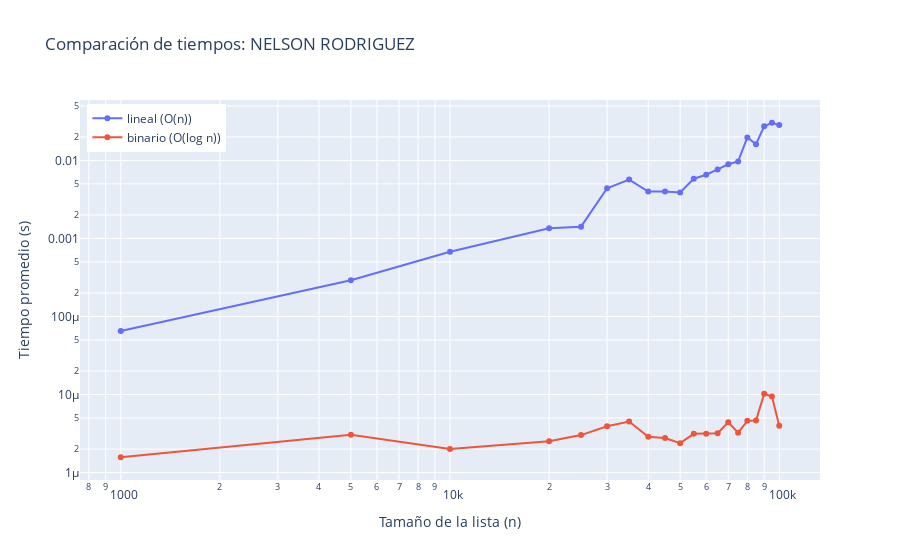

The cell this chart's notebook holds for it:
### Code cell
import plotly.graph_objs as go 
# Datos de ejemplo obtenidos de la celda anterior (ajusta si tienes otros valores):
sizes2 = [1000, 5000, 10000, 20000, 25000, 30000, 35000, 40000, 45000, 50000, 55000, 60000, 65000, 70000, 75000, 80000, 85000, 90000, 95000, 100000 ]#sizes = [1_000, 5_000, 10_000, 20_000]
mean_bub = []
mean_timsort = []
for n in sizes2:
    data = sorted(rand_List(n, unique=True))
    print(f"\nLista ordenada de {n} elementos")
    target = data[-1]  # peor caso aprox. para lineal
    mean_lin, s_lin = timeit(Linear_search, data, target, repeat=20)
    mean_bin, s_bin = timeit(binary_search, data, target, repeat=20)
    mean_bub.append(mean_lin)
    mean_timsort.append(mean_bin)

fig = go.Figure()
fig.add_trace(go.Scatter(x=sizes2, y=mean_bub, mode='lines+markers', name='lineal (O(n))'))
fig.add_trace(go.Scatter(x=sizes2, y=mean_timsort, mode='lines+markers', name='binario (O(log n))'))
fig.update_layout(title='Comparación de tiempos: NELSON RODRIGUEZ',
                  xaxis_title='Tamaño de la lista (n)',
                  yaxis_title='Tiempo promedio (s)',
                  legend=dict(x=0.01, y=0.99))

#libreria de ploty
fig.update_yaxes(type="log")
fig.update_xaxes(type="log")

### Figure 1 — Plotly figure (JSON) as saved in the notebook; plotly's stock layout.template omitted (floating-point values rounded to 4 significant figures)
{"data": [{"mode": "lines+markers", "name": "lineal (O(n))", "type": "scatter", "x": [1000, 5000, 10000, 20000, 25000, 30000, 35000, 40000, 45000, 50000, 55000, 60000, 65000, 70000, 75000, 80000, 85000, 90000, 95000, 100000], "y": [6.501e-05, 0.0002914, 0.0006743, 0.001351, 0.001416, 0.0044, 0.005693, 0.003986, 0.004008, 0.003888, 0.005825, 0.006561, 0.007676, 0.008933, 0.009708, 0.0197, 0.01612, 0.02744, 0.03041, 0.02839]}, {"mode": "lines+markers", "name": "binario (O(log n))", "type": "scatter", "x": [1000, 5000, 10000, 20000, 25000, 30000, 35000, 40000, 45000, 50000, 55000, 60000, 65000, 70000, 75000, 80000, 85000, 90000, 95000, 100000], "y": [1.57e-06, 3.055e-06, 2.005e-06, 2.525e-06, 3.02e-06, 3.915e-06, 4.505e-06, 2.865e-06, 2.765e-06, 2.38e-06, 3.135e-06, 3.145e-06, 3.195e-06, 4.41e-06, 3.245e-06, 4.595e-06, 4.635e-06, 1.019e-05, 9.44e-06, 3.99e-06]}], "layout": {"legend": {"x": 0.01, "y": 0.99}, "title": {"text": "Comparación de tiempos: NELSON RODRIGUEZ"}, "xaxis": {"title": {"text": "Tamaño de la lista (n)"}, "type": "log"}, "yaxis": {"title": {"text": "Tiempo promedio (s)"}, "type": "log"}}}
